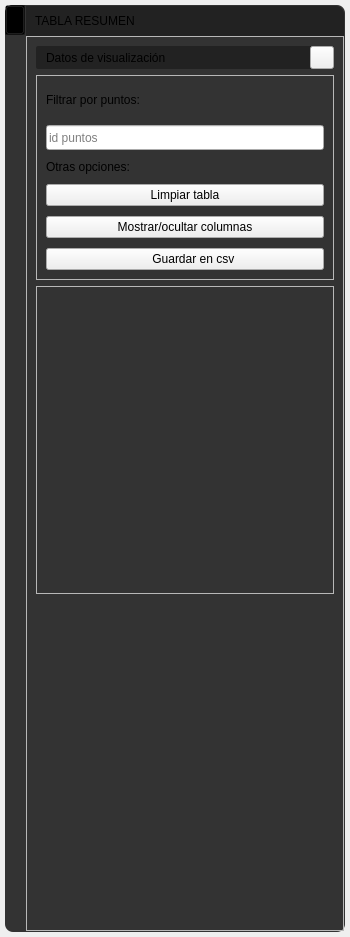
<?xml version="1.0" encoding="UTF-8"?>
<ui version="4.0">
 <class>FormMenuResultTable</class>
 <widget class="QWidget" name="FormMenuResultTable">
  <property name="geometry">
   <rect>
    <x>0</x>
    <y>0</y>
    <width>350</width>
    <height>937</height>
   </rect>
  </property>
  <property name="sizePolicy">
   <sizepolicy hsizetype="Fixed" vsizetype="Expanding">
    <horstretch>0</horstretch>
    <verstretch>0</verstretch>
   </sizepolicy>
  </property>
  <property name="minimumSize">
   <size>
    <width>0</width>
    <height>0</height>
   </size>
  </property>
  <property name="maximumSize">
   <size>
    <width>350</width>
    <height>16777215</height>
   </size>
  </property>
  <property name="windowTitle">
   <string>Form</string>
  </property>
  <property name="styleSheet">
   <string notr="true">/*Colores primarios*/
/* 
gris oscuro #222222 #333333 #444444
gris claro #999999 #DDDDDD
verde claro #C8CC8E
vinotinto #742427
*/
/*Colores secundarios */
/* 
Azules #36C9C6 #00BDB9 #77ACA2
rojos #910D3F #C70039 #F94646
naranjas #D34E24 #F28123 #F7F052
*/

/* Funetes/*

/*
italic: font: italic 9pt &quot;Ubuntu&quot;;
regular: font: 9pt &quot;Ubuntu&quot;;
light: font: 300 9pt &quot;Ubuntu&quot;;
medium: font: 500 9pt &quot;Ubuntu&quot;;
bold: font: 700 9pt &quot;Ubuntu&quot;;
*/

/*
border-top-left-radius: 5px;
border-top-right-radius: 5px;
border-top-left-radius: 5px;
border-bottom-left-radius: 5px
border: none;
padding: 2px 0px;
*/


/****************************************************************************************************************************************************/





QFrame#frame_ResultAnimationProject{
background: #333333;
border-radius: 8px
}

/*#################################################################*/
/*####################       FRAME HIDE       ###########################*/
/*#################################################################*/

QFrame#frame_hide{
background: transparent;
border-top-left-radius: 8px;
}
QFrame#frame_hide2{
background: #222222;
border-top-left-radius: 8px;
}
QToolButton#toolButton_hideShow{
background-color: transparent;
}



/*#################################################################*/
/*####################       FRAME ResultAnimation       ###########################*/
/*#################################################################*/
QFrame#frame_ResultAnimation{
background: transparent;
}
QFrame#frame_title{
background: #222222;
border-top-right-radius: 8px;
}
QLabel#label_cardMeshTitle{
font: 700 9pt &quot;Ubuntu&quot;;
color: #DDDDDD;
}
QFrame#frame_ResultAnimationSubTitle0,
QFrame#frame_ResultAnimationSubTitle1,
QFrame#frame_ResultAnimationSubTitle2,
QFrame#frame_ResultAnimationSubTitle3{
background: #222222;
border-radius:2px;
}



/*###########################################################################*/
/*################      FRAME MALLA REGULAR CUADRILÁTERO       ######################*/
/*###########################################################################*/








/*◘◘◘◘◘◘◘◘◘◘◘◘◘◘◘◘◘◘           QPushButtonStyle           ◘◘◘◘◘◘◘◘◘◘◘◘◘◘◘◘◘◘◘◘◘◘◘*/





/*******************************************/
QPushButton[QPushButtonStyle=&quot;1&quot;]{
font: 500 10pt &quot;Ubuntu&quot;;
color: #222222;
background-color: #77ACA2;
border: none;
padding: 6px 25px;
border-radius: 6px ;
}
QPushButton[QPushButtonStyle=&quot;1&quot;]:hover{
background-color: #36C9C6;
}


/*****************************************/
QPushButton[QPushButtonStyle=&quot;2&quot;]{
font: 500 10pt &quot;Ubuntu&quot;;
color: #DDDDDD;
background-color: #910D3F;
border: none;
padding: 6px 5px;
border-radius: 6px ;
}
QPushButton[QPushButtonStyle=&quot;2&quot;]:hover{
background-color: #C70039;
}

/*****************************************/
QPushButton[QPushButtonStyle=&quot;3&quot;]{
font: 500 10pt &quot;Ubuntu&quot;;
color: #333;
background-color: #aaa;
border: none;
padding: 6px 5px;
border-radius: 6px ;
}
QPushButton[QPushButtonStyle=&quot;3&quot;]:hover{
background-color: #ddd;
}






QToolButton#toolButton_cardResultAnimationDraw7,
QToolButton#toolButton_cardResultAnimationDraw5,
QToolButton#toolButton_cardResultAnimationDraw6{
background-color: transparent;
border: 1px solid #222222;
border-radius: 3px;
margin-left: 4px;
}


QToolButton#toolButton_cardResultAnimationDraw7:hover,
QToolButton#toolButton_cardResultAnimationDraw5:hover, 
QToolButton#toolButton_cardResultAnimationDraw6:hover{ 
background-color: #444444;
}
QToolButton#toolButton_cardResultAnimationDraw7:pressed,
QToolButton#toolButton_cardResultAnimationDraw5:pressed,
QToolButton#toolButton_cardResultAnimationDraw6:pressed{
border-top: 2px solid #222222;
border-left: 2px solid #222222;
}  





/*###########################################################*/
/*###############          FRAME LISTA MALLAS         ##################*/
/*###########################################################*/

QScrollArea#scrollArea,
#verticalLayout_containerCardResultAnimation,
#scrollAreaWidgetContents{
background-color: transparent;
}


/*###########################################################*/
/*################                 FRAME MSN          #####################*/
/*###########################################################*/


QLabel#label_msn{
font: 500 10pt &quot;Ubuntu&quot;;
color: #333333;
}




/*######################      SCROLL BAR    VERTICAL  ############################*/

QScrollBar:vertical {    
	border: none;
    width: 14px;
	border-radius: 0px;
	margin: 15px 0px 15px 0px;
}



QScrollBar::handle:vertical {
    background-color: #888888;
    min-height: 14px;
	border-radius: 7px;
}
QScrollBar::handle:vertical:hover {
    background-color: #777777;
}
QScrollBar::handle:vertical:pressed {
    background-color: #666666;
}

/*TOP*/
QScrollBar::sub-line:vertical{
    background-color: #666666;
	border: none;
	border-top-left-radius: 7px;
	border-top-right-radius: 7px;
	height: 15px;
	subcontrol-position: top;
	subcontrol-origin: margin;
}


QScrollBar::sub-line:vertical:hover{
    background-color: #777777;
}
QScrollBar::sub-line:vertical:pressed{
    background-color: #666666;
}



/*BOTTON*/
QScrollBar::add-line:vertical{
    background-color: #444444;
	border: none;	
	border-bottom-left-radius: 7px;
	border-bottom-right-radius: 7px;
	height: 15px;
	subcontrol-position: bottom;
	subcontrol-origin: margin;
}


QScrollBar::add-line:vertical:hover{
    background-color: #777777;
}
QScrollBar::add-line:vertical:pressed{
   background-color: #666666;
}


QScrollBar::up-arrow:vertical,QScrollBar::down-arrow:vertical{
background: none;
}
QScrollBar::add-page:vertical,QScrollBar::sub-page:vertical{
background: none;
}


/*######################      SCROLL BAR    HORIZONTAL  ############################*/

QScrollBar:horizontal{
height: 14px;
border: none;
border-radius: 0px;
margin: 0px 15px 0px 15px;
}


/*Deslizador*/
QScrollBar::handle:horizontal {
    background-color: #888888;
	border-radius: 7px;
	min-width: 14px;
}
QScrollBar::handle:horizontal:hover {
    background-color: #777777;
}
QScrollBar::handle:horizontal:pressed {
    background-color: #666666;
}
  
QScrollBar::sub-line:horizontal{
background-color: #666666;
border: none;
border-top-left-radius: 7px;
border-bottom-left-radius: 7px;
width: 15px;
subcontrol-position: left;
subcontrol-origin: margin;
}


QScrollBar::sub-line:horizontal:hover{
    background-color: #777777;
}
QScrollBar::sub-line:horizontal:pressed{
    background-color: #666666;
}

QScrollBar::add-line:horizontal{
    background-color: #666666;
	border: none;	
	border-top-right-radius: 7px;
	border-bottom-right-radius: 7px;
	width: 15px;
	subcontrol-position: right;
	subcontrol-origin: margin;
}

QScrollBar::add-line:horizontal:hover{
    background-color: #777777;
}QScrollBar::add-line:vertical:pressed{
    background-color: #666666;
}


QScrollBar::up-arrow:horizontal,QScrollBar::down-arrow:horizontal{
background: none;
}
QScrollBar::add-page:horizontal,QScrollBar::sub-page:horizontal{
background: none;
}






QDoubleSpinBox[QDoubleSpinBoxStyle=&quot;1&quot;],
QSpinBox[QSpinBoxStyle=&quot;1&quot;]{
font: 9pt &quot;Ubuntu&quot;;
color: #DDDDDD;
background-color: #444444;
border-radius: 2px ;
padding-right: 6px;
padding-left: 6px;

}



QGroupBox{
font: 9pt &quot;Ubuntu&quot;;
color: #DDDDDD;
border-radius: 2px ;
padding-top: 8px;
border: 1px solid #666666;
}

/*◘◘◘◘◘◘◘◘◘◘◘◘◘◘◘◘◘◘           QToolButton           ◘◘◘◘◘◘◘◘◘◘◘◘◘◘◘◘◘◘◘◘◘◘◘*/


QToolButton[QToolButtonStyle=&quot;1&quot;]{
background-color: transparent;
border: 1px solid #222222;
border-radius: 3px;
margin-left: 4px;
}

QToolButton[QToolButtonStyle=&quot;1&quot;]:hover{ 
background-color: #444444;
}

QToolButton[QToolButtonStyle=&quot;1&quot;]:pressed{
border-top: 2px solid #222222;
border-left: 2px solid #222222;
}  


QToolButton[QToolButtonStyle=&quot;4&quot;]{

background-color: #77ACA2;
border: 1px solid #222222;
border-radius: 3px;
margin-left: 4px;
}

QToolButton[QToolButtonStyle=&quot;4&quot;]:hover{ 
background-color: #444444;
}

QToolButton[QToolButtonStyle=&quot;4&quot;]:pressed{
border-top: 2px solid #222222;
border-left: 2px solid #222222;
}  




/*******************************************/
QToolButton[QToolButtonStyle=&quot;2&quot;]{
font: 500 10pt &quot;Ubuntu&quot;;
color: #222222;
background-color: #77ACA2;
border: none;
padding: 6px 25px;
border-radius: 8px ;
}
QToolButton[QToolButtonStyle=&quot;2&quot;]:hover{
background-color: #36C9C6;
}


/*****************************************/
QToolButton[QToolButtonStyle=&quot;3&quot;]{
font: 500 10pt &quot;Ubuntu&quot;;
color: #DDDDDD;
background-color: #910D3F;
border: none;
padding: 6px 5px;
border-radius: 8px ;
}
QToolButton[QToolButtonStyle=&quot;3&quot;]:hover{
background-color: #C70039;
}




/* 
Azules #36C9C6 #00BDB9 #77ACA2
rojos #910D3F #C70039 #F94646
naranjas #D34E24 #F28123 #F7F052
*/
/*******************************************/
QToolButton[QToolButtonStyle=&quot;5&quot;],
QToolButton[QToolButtonStyle=&quot;6&quot;],
QToolButton[QToolButtonStyle=&quot;7&quot;],
QToolButton[QToolButtonStyle=&quot;8&quot;] {
    font: 500 10pt &quot;Ubuntu&quot;;    
    padding: 4px 20px;
	border: 2px solid #C8CC8E;
    
}

QToolButton[QToolButtonStyle=&quot;5&quot;] {
    background-color: transparent;    
	border-top-left-radius: 10px;
	border-top-right-radius: 0px;
	border-bottom-right-radius: 0px;
	border-bottom-left-radius: 10px;
	color: #DDDDDD;
}

QToolButton[QToolButtonStyle=&quot;6&quot;] {
    background-color: #C8CC8E;
	border-top-left-radius: 10px;
	border-top-right-radius: 0px;
	border-bottom-right-radius: 0px;
	border-bottom-left-radius: 10px;
	color: #222222;
}

QToolButton[QToolButtonStyle=&quot;7&quot;] {
    background-color: transparent;
	border-top-left-radius: 0px;
	border-top-right-radius: 10px;
	border-bottom-right-radius: 10px;
	border-bottom-left-radius: 0px;
	color: #DDDDDD;
}

QToolButton[QToolButtonStyle=&quot;8&quot;] {
    background-color: #C8CC8E;
	border-top-left-radius: 0px;
	border-top-right-radius: 10px;
	border-bottom-right-radius: 10px;
	border-bottom-left-radius: 0px;
	color: #222222;
}




/*◘◘◘◘◘◘◘◘◘◘◘◘◘◘◘◘◘◘           QLineEdit           ◘◘◘◘◘◘◘◘◘◘◘◘◘◘◘◘◘◘◘◘◘◘◘*/




QLineEdit[QLineEditStyle=&quot;1&quot;]{
font: 9pt &quot;Ubuntu&quot;;
color: #DDDDDD;
background-color: #444444;
border-radius: 2px ;
padding-right: 6px;
padding-left: 6px;

}

QLineEdit[QLineEditStyle=&quot;2&quot;]{
font: 9pt &quot;Ubuntu&quot;;
color: #DDDDDD;
background-color: #333333;
border: 1px solid #444444;
border-radius: 2px ;
padding-right: 6px;
padding-left: 6px;

}



QLineEdit#lineEdit_textResultAnimation3{
font: 7pt &quot;Ubuntu&quot;;
color: #DDDDDD;
background-color: #333333;
border: 1px solid #444444;
border-radius: 2px ;
padding-right: 2px;
padding-left: 2px;

}


/*
QLineEdit#lineEdit_textResultAnimation3,
QLineEdit#lineEdit_textResultAnimation5{
color: #888888;
}
*/


/*◘◘◘◘◘◘◘◘◘◘◘◘◘◘◘◘◘◘           QFrame          ◘◘◘◘◘◘◘◘◘◘◘◘◘◘◘◘◘◘◘◘◘◘◘*/

QFrame[QFrameSubTitleStyle=&quot;1&quot;] {
background: #222222;
border-radius:2px;
}

/*◘◘◘◘◘◘◘◘◘◘◘◘◘◘◘◘◘◘           QToolButton           ◘◘◘◘◘◘◘◘◘◘◘◘◘◘◘◘◘◘◘◘◘◘◘*/

QToolButton[QToolButtonSubTitleStyle=&quot;1&quot;] {
background-color: transparent;
}





/*◘◘◘◘◘◘◘◘◘◘◘◘◘◘◘◘◘◘           QLabel           ◘◘◘◘◘◘◘◘◘◘◘◘◘◘◘◘◘◘◘◘◘◘◘*/

QLabel[QLabelStyle=&quot;1&quot;] {
font: 700 9pt &quot;Ubuntu&quot;;
color: #DDDDDD;
}

QLabel[QLabelStyle=&quot;2&quot;] {
font: 500 9pt &quot;Ubuntu&quot;;
color: #DDDDDD;
}

QLabel[QLabelStyle=&quot;3&quot;] {
font: 300 9pt &quot;Ubuntu&quot;;
color: #DDDDDD;
}

QLabel[QLabelStyle=&quot;4&quot;] {
font: 900 25pt &quot;Ubuntu&quot;;
color: #77ACA2;
}


/*Colores primarios*/
/* 
gris oscuro #222222 #333333 #444444
gris claro #999999 #DDDDDD
verde claro #C8CC8E
vinotinto #742427
*/
/*Colores secundarios */
/* 
Azules #36C9C6 #00BDB9 #77ACA2
rojos #910D3F #C70039 #F94646
naranjas #D34E24 #F28123 #F7F052
*/



/*◘◘◘◘◘◘◘◘◘◘◘◘◘◘◘◘◘◘           QComboBox            ◘◘◘◘◘◘◘◘◘◘◘◘◘◘◘◘◘◘◘◘◘◘◘*/
QComboBox[QComboBoxStyle=&quot;1&quot;] {
    border: none;
    background-color: #444444;
	color: #DDDDDD;
    border-radius: 2px;
    padding: 5px;
	font:  9pt &quot;Ubuntu&quot;;
    selection-background-color: #808080;
}
QComboBox[QComboBoxStyle=&quot;1&quot;] QAbstractItemView {
    border: none;
    background-color: #404040;
    color: white;
    selection-background-color: #808080;
    font: 700 9pt &quot;Ubuntu&quot;;
}


/*◘◘◘◘◘◘◘◘◘◘◘◘◘◘◘◘◘◘           QCheckBox            ◘◘◘◘◘◘◘◘◘◘◘◘◘◘◘◘◘◘◘◘◘◘◘*/
QCheckBox[QCheckBoxStyle=&quot;1&quot;] {
    
    background-color: #444444;
	color: #DDDDDD;
    padding: 5px;
	font:  9pt &quot;Ubuntu&quot;;
    selection-background-color: #808080;
}

QCheckBox[QCheckBoxStyle=&quot;1&quot;]::indicator {
    background-color: transparent;
    border: 1px solid #808080;
	border-radius: 3px;
}

QCheckBox[QCheckBoxStyle=&quot;1&quot;]::indicator:checked {
    background-color: #F94646;
    border: none;
	 border-radius: 3px;
}

</string>
  </property>
  <layout class="QHBoxLayout" name="horizontalLayout_6">
   <property name="spacing">
    <number>0</number>
   </property>
   <property name="leftMargin">
    <number>5</number>
   </property>
   <property name="topMargin">
    <number>5</number>
   </property>
   <property name="rightMargin">
    <number>5</number>
   </property>
   <property name="bottomMargin">
    <number>5</number>
   </property>
   <item>
    <widget class="QFrame" name="frame_ResultAnimationProject">
     <property name="sizePolicy">
      <sizepolicy hsizetype="Preferred" vsizetype="Preferred">
       <horstretch>0</horstretch>
       <verstretch>0</verstretch>
      </sizepolicy>
     </property>
     <property name="frameShape">
      <enum>QFrame::StyledPanel</enum>
     </property>
     <property name="frameShadow">
      <enum>QFrame::Raised</enum>
     </property>
     <layout class="QHBoxLayout" name="horizontalLayout">
      <property name="spacing">
       <number>0</number>
      </property>
      <property name="leftMargin">
       <number>0</number>
      </property>
      <property name="topMargin">
       <number>0</number>
      </property>
      <property name="rightMargin">
       <number>0</number>
      </property>
      <property name="bottomMargin">
       <number>0</number>
      </property>
      <item>
       <widget class="QFrame" name="frame_hide">
        <property name="sizePolicy">
         <sizepolicy hsizetype="Fixed" vsizetype="Preferred">
          <horstretch>0</horstretch>
          <verstretch>0</verstretch>
         </sizepolicy>
        </property>
        <property name="minimumSize">
         <size>
          <width>20</width>
          <height>0</height>
         </size>
        </property>
        <property name="frameShape">
         <enum>QFrame::StyledPanel</enum>
        </property>
        <property name="frameShadow">
         <enum>QFrame::Raised</enum>
        </property>
        <layout class="QVBoxLayout" name="verticalLayout_2">
         <property name="spacing">
          <number>0</number>
         </property>
         <property name="leftMargin">
          <number>0</number>
         </property>
         <property name="topMargin">
          <number>0</number>
         </property>
         <property name="rightMargin">
          <number>0</number>
         </property>
         <property name="bottomMargin">
          <number>0</number>
         </property>
         <item>
          <widget class="QFrame" name="frame_hide2">
           <property name="sizePolicy">
            <sizepolicy hsizetype="Fixed" vsizetype="Preferred">
             <horstretch>0</horstretch>
             <verstretch>0</verstretch>
            </sizepolicy>
           </property>
           <property name="minimumSize">
            <size>
             <width>20</width>
             <height>0</height>
            </size>
           </property>
           <property name="frameShape">
            <enum>QFrame::StyledPanel</enum>
           </property>
           <property name="frameShadow">
            <enum>QFrame::Raised</enum>
           </property>
           <layout class="QVBoxLayout" name="verticalLayout_4">
            <property name="spacing">
             <number>0</number>
            </property>
            <property name="leftMargin">
             <number>0</number>
            </property>
            <property name="topMargin">
             <number>0</number>
            </property>
            <property name="rightMargin">
             <number>0</number>
            </property>
            <property name="bottomMargin">
             <number>0</number>
            </property>
            <item>
             <widget class="QToolButton" name="toolButton_hideShow">
              <property name="sizePolicy">
               <sizepolicy hsizetype="Fixed" vsizetype="Maximum">
                <horstretch>0</horstretch>
                <verstretch>0</verstretch>
               </sizepolicy>
              </property>
              <property name="minimumSize">
               <size>
                <width>20</width>
                <height>30</height>
               </size>
              </property>
              <property name="maximumSize">
               <size>
                <width>20</width>
                <height>30</height>
               </size>
              </property>
              <property name="font">
               <font>
                <family>Ubuntu</family>
                <pointsize>7</pointsize>
               </font>
              </property>
              <property name="styleSheet">
               <string notr="true"/>
              </property>
              <property name="text">
               <string/>
              </property>
              <property name="icon">
               <iconset>
                <normaloff>../recursos/iconos/iconos_menu_draw_data/hide_show.svg</normaloff>../recursos/iconos/iconos_menu_draw_data/hide_show.svg</iconset>
              </property>
              <property name="iconSize">
               <size>
                <width>15</width>
                <height>15</height>
               </size>
              </property>
              <property name="toolButtonStyle">
               <enum>Qt::ToolButtonIconOnly</enum>
              </property>
             </widget>
            </item>
           </layout>
          </widget>
         </item>
         <item>
          <spacer name="verticalSpacer">
           <property name="orientation">
            <enum>Qt::Vertical</enum>
           </property>
           <property name="sizeHint" stdset="0">
            <size>
             <width>20</width>
             <height>507</height>
            </size>
           </property>
          </spacer>
         </item>
        </layout>
       </widget>
      </item>
      <item>
       <widget class="QFrame" name="frame_ResultAnimation">
        <property name="sizePolicy">
         <sizepolicy hsizetype="Preferred" vsizetype="Preferred">
          <horstretch>0</horstretch>
          <verstretch>0</verstretch>
         </sizepolicy>
        </property>
        <property name="frameShape">
         <enum>QFrame::StyledPanel</enum>
        </property>
        <property name="frameShadow">
         <enum>QFrame::Raised</enum>
        </property>
        <layout class="QVBoxLayout" name="verticalLayout_3">
         <property name="spacing">
          <number>0</number>
         </property>
         <property name="leftMargin">
          <number>0</number>
         </property>
         <property name="topMargin">
          <number>0</number>
         </property>
         <property name="rightMargin">
          <number>0</number>
         </property>
         <property name="bottomMargin">
          <number>0</number>
         </property>
         <item>
          <widget class="QFrame" name="frame_title">
           <property name="sizePolicy">
            <sizepolicy hsizetype="Preferred" vsizetype="Fixed">
             <horstretch>0</horstretch>
             <verstretch>0</verstretch>
            </sizepolicy>
           </property>
           <property name="minimumSize">
            <size>
             <width>0</width>
             <height>30</height>
            </size>
           </property>
           <property name="maximumSize">
            <size>
             <width>16777215</width>
             <height>30</height>
            </size>
           </property>
           <property name="frameShape">
            <enum>QFrame::StyledPanel</enum>
           </property>
           <property name="frameShadow">
            <enum>QFrame::Raised</enum>
           </property>
           <property name="lineWidth">
            <number>0</number>
           </property>
           <layout class="QHBoxLayout" name="horizontalLayout_2">
            <item>
             <widget class="QLabel" name="label_cardResultAnimationTitle">
              <property name="text">
               <string>TABLA RESUMEN</string>
              </property>
              <property name="QLabelStyle" stdset="0">
               <number>1</number>
              </property>
             </widget>
            </item>
            <item>
             <spacer name="horizontalSpacer">
              <property name="orientation">
               <enum>Qt::Horizontal</enum>
              </property>
              <property name="sizeHint" stdset="0">
               <size>
                <width>58</width>
                <height>7</height>
               </size>
              </property>
             </spacer>
            </item>
           </layout>
          </widget>
         </item>
         <item>
          <widget class="QFrame" name="frame_info">
           <property name="frameShape">
            <enum>QFrame::StyledPanel</enum>
           </property>
           <property name="frameShadow">
            <enum>QFrame::Raised</enum>
           </property>
           <layout class="QVBoxLayout" name="verticalLayout_5">
            <item>
             <widget class="QFrame" name="frame_ResultAnimationSubTitle1">
              <property name="frameShape">
               <enum>QFrame::StyledPanel</enum>
              </property>
              <property name="frameShadow">
               <enum>QFrame::Raised</enum>
              </property>
              <layout class="QHBoxLayout" name="horizontalLayout_3">
               <property name="spacing">
                <number>0</number>
               </property>
               <property name="leftMargin">
                <number>10</number>
               </property>
               <property name="topMargin">
                <number>0</number>
               </property>
               <property name="rightMargin">
                <number>0</number>
               </property>
               <property name="bottomMargin">
                <number>0</number>
               </property>
               <item>
                <widget class="QLabel" name="label_cardResultAnimationSubTitle1">
                 <property name="minimumSize">
                  <size>
                   <width>262</width>
                   <height>0</height>
                  </size>
                 </property>
                 <property name="text">
                  <string>Datos de visualización</string>
                 </property>
                 <property name="QLabelStyle" stdset="0">
                  <number>2</number>
                 </property>
                </widget>
               </item>
               <item>
                <widget class="QToolButton" name="toolButton_cardResultAnimationSubTitle1">
                 <property name="text">
                  <string/>
                 </property>
                 <property name="icon">
                  <iconset>
                   <normaloff>../recursos/iconos/iconos_menu_draw_data/minimize.svg</normaloff>../recursos/iconos/iconos_menu_draw_data/minimize.svg</iconset>
                 </property>
                 <property name="arrowType">
                  <enum>Qt::NoArrow</enum>
                 </property>
                 <property name="QToolButtonSubTitleStyle" stdset="0">
                  <number>1</number>
                 </property>
                </widget>
               </item>
              </layout>
             </widget>
            </item>
            <item>
             <widget class="QFrame" name="frame_ResultAnimation1">
              <property name="sizePolicy">
               <sizepolicy hsizetype="Preferred" vsizetype="Preferred">
                <horstretch>0</horstretch>
                <verstretch>0</verstretch>
               </sizepolicy>
              </property>
              <property name="frameShape">
               <enum>QFrame::StyledPanel</enum>
              </property>
              <property name="frameShadow">
               <enum>QFrame::Raised</enum>
              </property>
              <layout class="QVBoxLayout" name="verticalLayout_6">
               <property name="spacing">
                <number>10</number>
               </property>
               <item>
                <widget class="QLabel" name="label_textPointMaterialName">
                 <property name="minimumSize">
                  <size>
                   <width>0</width>
                   <height>30</height>
                  </size>
                 </property>
                 <property name="text">
                  <string>Filtrar por puntos:</string>
                 </property>
                 <property name="QLabelStyle" stdset="0">
                  <number>3</number>
                 </property>
                </widget>
               </item>
               <item>
                <widget class="QLineEdit" name="lineEdit_tableSearchByPointId">
                 <property name="minimumSize">
                  <size>
                   <width>0</width>
                   <height>25</height>
                  </size>
                 </property>
                 <property name="toolTip">
                  <string>&lt;html&gt;&lt;head/&gt;&lt;body&gt;&lt;p&gt;&lt;span style=&quot; font-size:10pt; font-style:italic;&quot;&gt;Puede buscar por id como 1 o 2 o 3 etc. O por conjuntos separados por coma, por ejemplo 1,2,3…&lt;/span&gt;&lt;/p&gt;&lt;/body&gt;&lt;/html&gt;</string>
                 </property>
                 <property name="inputMask">
                  <string/>
                 </property>
                 <property name="text">
                  <string/>
                 </property>
                 <property name="placeholderText">
                  <string>id puntos</string>
                 </property>
                 <property name="QLineEditStyle" stdset="0">
                  <number>1</number>
                 </property>
                </widget>
               </item>
               <item>
                <widget class="QLabel" name="label_textResultAnimation3">
                 <property name="minimumSize">
                  <size>
                   <width>110</width>
                   <height>0</height>
                  </size>
                 </property>
                 <property name="text">
                  <string>Otras opciones:</string>
                 </property>
                 <property name="QLabelStyle" stdset="0">
                  <number>3</number>
                 </property>
                </widget>
               </item>
               <item>
                <widget class="QPushButton" name="pushButton_ClearTable">
                 <property name="text">
                  <string>Limpiar tabla</string>
                 </property>
                 <property name="QPushButtonStyle" stdset="0">
                  <number>3</number>
                 </property>
                </widget>
               </item>
               <item>
                <widget class="QPushButton" name="pushButton_tableShowHideColumn">
                 <property name="whatsThis">
                  <string/>
                 </property>
                 <property name="text">
                  <string>Mostrar/ocultar columnas</string>
                 </property>
                 <property name="QPushButtonStyle" stdset="0">
                  <number>3</number>
                 </property>
                </widget>
               </item>
               <item>
                <widget class="QPushButton" name="pushButton_SaveData">
                 <property name="text">
                  <string>     Guardar en csv</string>
                 </property>
                 <property name="icon">
                  <iconset>
                   <normaloff>../recursos/iconos/excel.svg</normaloff>../recursos/iconos/excel.svg</iconset>
                 </property>
                 <property name="iconSize">
                  <size>
                   <width>30</width>
                   <height>30</height>
                  </size>
                 </property>
                 <property name="QPushButtonStyle" stdset="0">
                  <number>1</number>
                 </property>
                </widget>
               </item>
              </layout>
             </widget>
            </item>
            <item>
             <widget class="QFrame" name="frame_ResultAnimation3">
              <property name="sizePolicy">
               <sizepolicy hsizetype="Preferred" vsizetype="Expanding">
                <horstretch>0</horstretch>
                <verstretch>0</verstretch>
               </sizepolicy>
              </property>
              <property name="minimumSize">
               <size>
                <width>0</width>
                <height>150</height>
               </size>
              </property>
              <property name="styleSheet">
               <string notr="true"/>
              </property>
              <property name="frameShape">
               <enum>QFrame::StyledPanel</enum>
              </property>
              <property name="frameShadow">
               <enum>QFrame::Raised</enum>
              </property>
              <layout class="QHBoxLayout" name="horizontalLayout_13"/>
             </widget>
            </item>
            <item>
             <spacer name="verticalSpacer_2">
              <property name="orientation">
               <enum>Qt::Vertical</enum>
              </property>
              <property name="sizeType">
               <enum>QSizePolicy::Expanding</enum>
              </property>
              <property name="sizeHint" stdset="0">
               <size>
                <width>20</width>
                <height>227</height>
               </size>
              </property>
             </spacer>
            </item>
            <item>
             <layout class="QHBoxLayout" name="horizontalLayout_5">
              <property name="spacing">
               <number>0</number>
              </property>
              <item>
               <widget class="QLabel" name="label_msn">
                <property name="sizePolicy">
                 <sizepolicy hsizetype="Expanding" vsizetype="Preferred">
                  <horstretch>0</horstretch>
                  <verstretch>0</verstretch>
                 </sizepolicy>
                </property>
                <property name="text">
                 <string>Empty</string>
                </property>
                <property name="alignment">
                 <set>Qt::AlignCenter</set>
                </property>
               </widget>
              </item>
             </layout>
            </item>
           </layout>
          </widget>
         </item>
        </layout>
       </widget>
      </item>
     </layout>
    </widget>
   </item>
  </layout>
 </widget>
 <resources/>
 <connections/>
</ui>
